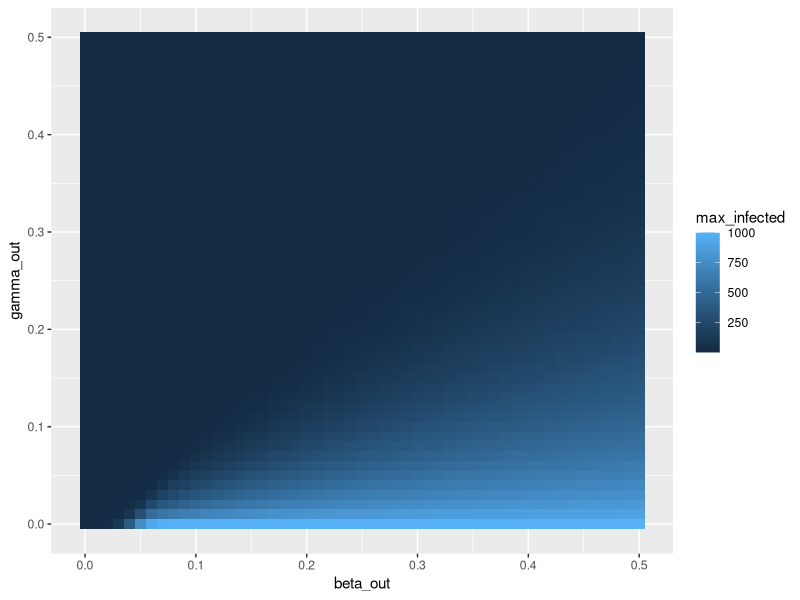
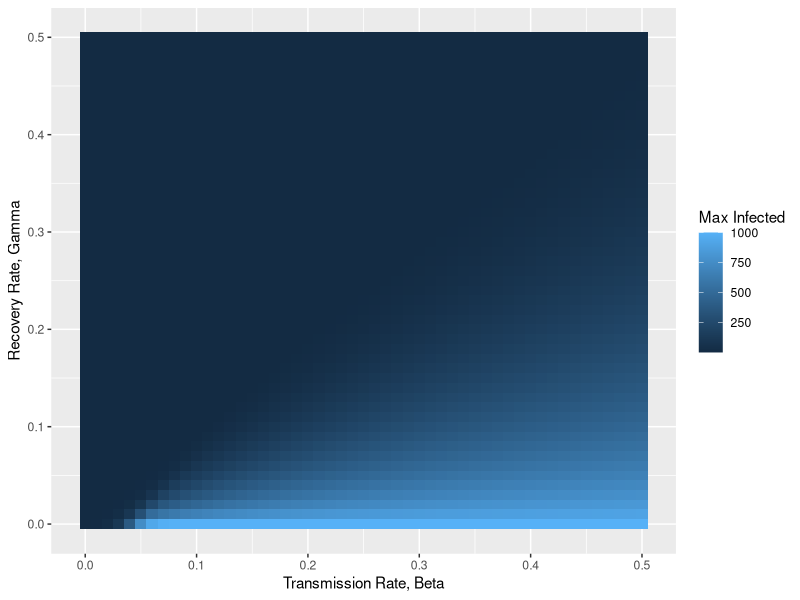

Generate these figures, in order, with R:
## ---- chunk 1
library(deSolve)

############################################################
# FUNCTION: run_sir_model
# PURPOSE: Solve deterministic SIR model with deSolve
# INPUTS:
#   beta, gamma : transmission & recovery rates
#   N           : total population
#   S0, I0, R0  : initial conditions
#   t_start     : start time
#   t_end       : end time
#   dt          : timestep
# OUTPUT:
#   data.frame with columns: time, S, I, R
############################################################
# The function below solves the SIR model for a single parameter set and will be used inside your loops to conduct the parameter sweep.

run_sir_model <- function(
  beta    = 0.1,
  gamma   = 0.1,
  N       = 1000,
  S0      = 999,
  I0      = 1,
  R0      = 0,
  t_start = 0,
  t_end   = 160,
  dt      = 1
) {

  init  <- c(S = S0, I = I0, R = R0)
  times <- seq(t_start, t_end, by = dt)

  sir_equations <- function(time, state, parameters) {
    with(as.list(c(state, parameters)), {
      dS <- -beta * S * I / N
      dI <-  beta * S * I / N - gamma * I
      dR <-  gamma * I
      list(c(dS, dI, dR))
    })
  }

  out <- ode(
    y     = init,
    times = times,
    func  = sir_equations,
    parms = c(beta = beta, gamma = gamma, N = N)
  )

  as.data.frame(out)
}
## ---- chunk 2
# creating parameter vectors
beta_vec <- seq(from = 0, to = 0.5, by = 0.01)
gamma_vec <- seq(from = 0, to = 0.5, by = 0.01)

# test code
beta_params=beta_vec
gamma_params=gamma_vec

# start of function "sir_param_sweep"

sir_param_sweep <- function(
    beta_params,
    gamma_params
){
    
    ### Creating storage df:
    # finding the length of the df
    df_l <- length(beta_params)*length(gamma_params)

    # creating each column in the df
    beta_out <- rep(NA, df_l)
    gamma_out <- rep(NA, df_l)
    max_infected <- rep(NA, df_l)

    # creating the df
    storage_df <- data.frame(beta_out, gamma_out, max_infected)

    counter <- 1

    for(i in seq_along(beta_params)){
        for(j in seq_along(gamma_params)){

            # run sir model
            temp_df <- run_sir_model(beta = beta_params[i], gamma = gamma_params[j])

            # store variables inside df
            storage_df$max_infected[counter] <- max(temp_df$I)
            storage_df$beta_out[counter] <- beta_params[i]
            storage_df$gamma_out[counter] <- gamma_params[j]

            # increasing the counter
            counter <- counter + 1
            }
        }

  return(storage_df)

}

# run_sir_model()

test_param_sweep <- sir_param_sweep(beta_params = beta_vec, gamma_params = gamma_vec)

library(ggplot2)

ggplot(test_param_sweep, aes(x = beta_out, y = gamma_out, fill = max_infected)) + geom_tile()

## ---- chunk 3

plot_param_sweep <- function(
    param_df
){
    ggplot(param_df, aes(x = beta_out, y = gamma_out, fill = max_infected)) + geom_tile() + xlab("Transmission Rate, Beta") + ylab("Recovery Rate, Gamma") + labs(fill = "Max Infected")
}

plot_param_sweep(test_param_sweep)
